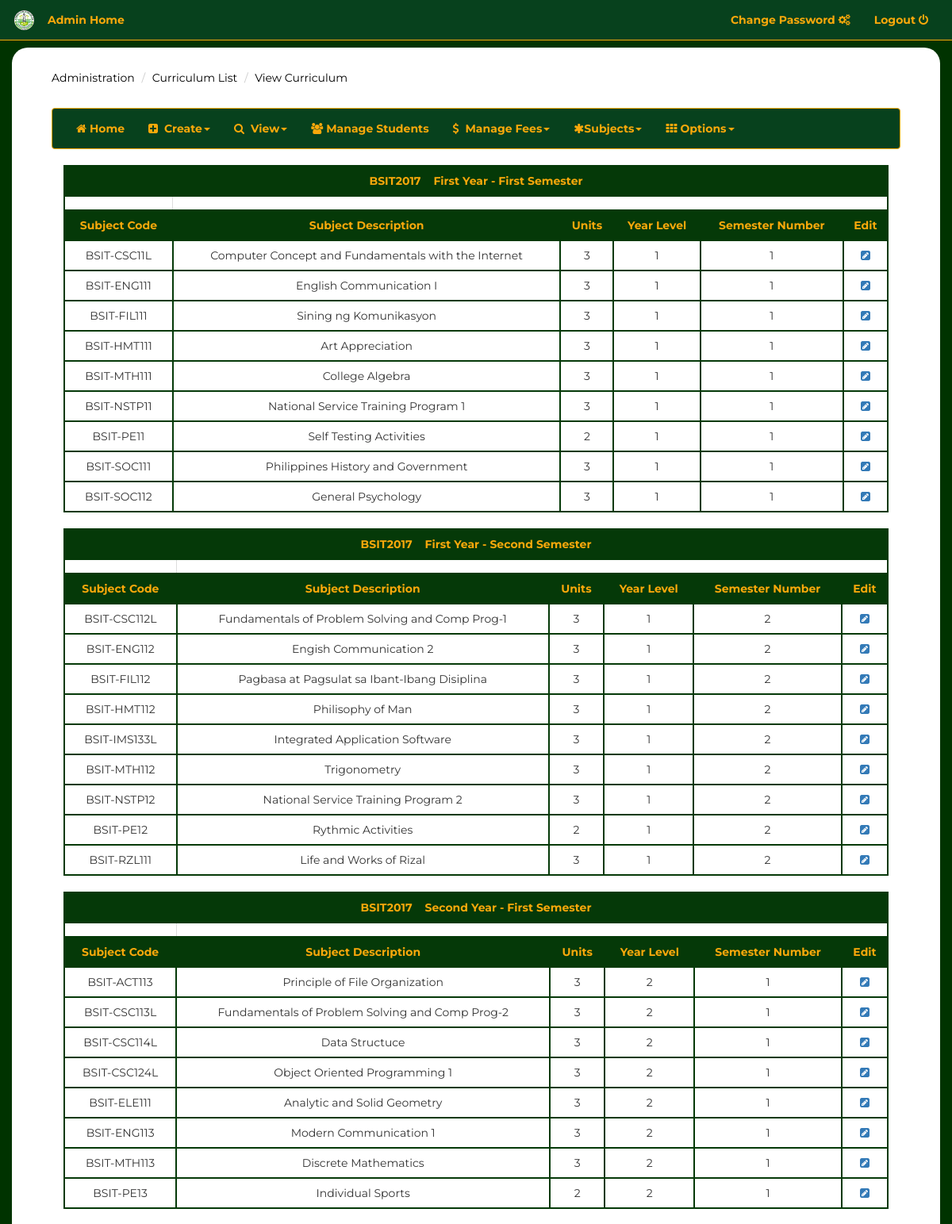
Page /admin/curriculum.php?view=BSIT2017 (signed in, upper part) on the committed database.
### tables this page shows
CREATE TABLE `tbl_subject` (
  `subject_code` varchar(20) NOT NULL,
  `subject_description` varchar(255) NOT NULL,
  `units` int(2) NOT NULL,
  `course_curriculum` varchar(10) NOT NULL,
  `year_level` int(2) NOT NULL,
  `semester_number` int(2) NOT NULL,
  PRIMARY KEY (`subject_code`),
  KEY `course_curriculum` (`course_curriculum`),
  CONSTRAINT `tbl_subject_ibfk_1` FOREIGN KEY (`course_curriculum`) REFERENCES `tbl_course_info` (`course_curriculum`)
);

### admin/curriculum.php (the view, shortened to what this page needs)
<?php
  require('includes/connection.php');
 if( isset($_GET['view']) ){
      $the_curriculum_id = $_GET['view'];
  } else {
    header('Location: ../admin/curriculum_list.php');
  }
  include('includes/header.php');
  include('../admin/navigation_admin2.php');
?>
       <div class="container" id="mainContainer">
            <div class="container-fluid">
                <div class="row">
                    <div class="col-md-12">
                      <ol class="breadcrumb">
                          <li><a href="../admin/Administration.php">Administration</a></li>
                          <li><a href="../admin/curriculum_list.php">Curriculum List</a></li>
                          <li><a href="../admin/view_curriculum.php">View Curriculum</a></li>
                      </ol>
                    </div>
                </div>
                    <div class="col-md-12">
                       <?php include('admin_nav2.php'); ?>
                        <div class="container-fluid">
                            <div class="row">
                               <div class="col-sm-12">
                                   <table class="table table-responsive table-bordered">
                                        <tr>
                                            <th class ="text-center" colspan="6">
                                            <?php echo $the_curriculum_id;?> &nbsp; &nbsp;First Year - First Semester
                                            </th>
                                          </tr>
                                           <tr><td> </td></tr>
                                        <tr>
                                          <th class="text-center">
                                            Subject Code
                                          </th>
                                          <th class="text-center">
                                            Subject Description
                                          </th>
                                          <th class="text-center">
                                            Units
                                          </th>
                                          <th class="text-center">
                                            Year Level
                                          </th>
                                          <th class="text-center">
                                            Semester Number
                                          </th>
                                          <th class="text-center">
                                            Edit
                                          </th>
                                        </tr>
                                        <?php
                                            $query = "SELECT tbl_subject.subject_code,
                                                      tbl_subject.subject_description ,
                                                      tbl_subject.year_level ,
                                                      tbl_subject.semester_number ,
                                                      tbl_subject.units
                                                      FROM tbl_subject ,
                                                      tbl_curriculum
                                                      WHERE tbl_curriculum.curriculum_id = '$the_curriculum_id'
                                                      AND tbl_subject.course_curriculum = '$the_curriculum_id'
                                                      AND tbl_subject.year_level = 1
                                                      AND tbl_subject.semester_number = 1";
                                            $result = mysqli_query($conn,$query);
                                            while( $row = mysqli_fetch_assoc($result)){
                                                    $subject_code = $row['subject_code'];
                                                    $subject_description = $row['subject_description'];
                                                    $yrLevel = $row['year_level'];
                                                    $semNumber = $row['semester_number'];
                                                    $subject_unit = $row['units'];
                                       ?>
                                        <tr>
                                          <td class="text-center">
                                          <?php echo $subject_code; ?>
                                          </td >
                                          <td class="text-center">
                                           <?php echo $subject_description; ?>
                                          </td>
                                          <td class="text-center">
                                          <?php echo $subject_unit; ?>
                                          </td >
                                          <td class="text-center">
                                          <?php echo $yrLevel; ?>
                                          </td >
                                          <td class="text-center">
                                            <?php echo $semNumber; ?>
                                          </td>
                                          <td class="text-center">
                                              <a href = "../admin/edit_curriculum.php?curriculum_id=<?php {echo $the_curriculum_id;}?>&edit=<?php {echo $subject_code; }?>" role="button"> <i class="fa fa-pencil-square"></i></a>
                                          </td>
                                        </tr>
                                        <?php } ?>
                                  </table>
                                  </div>
                               <div class="col-sm-12">
                                   <table class="table table-responsive table-bordered">
                                        <tr>
                                            <th class ="text-center" colspan="6">
                                            <?php echo $the_curriculum_id;?> &nbsp; &nbsp;First Year - Second Semester
                                            </th>
                                          </tr>
                                           <tr><td> </td></tr>
                                        <tr>
                                          <th class="text-center">
                                            Subject Code
                                          </th>
                                          <th class="text-center">
                                            Subject Description
                                          </th>
                                          <th class="text-center">
                                            Units
                                          </th>
                                          <th class="text-center">
                                            Year Level
                                          </th>
                                          <th class="text-center">
                                            Semester Number
                                          </th>
                                          <th class="text-center">
                                            Edit
                                          </th>
                                        </tr>
                                        <?php
                                            $query = "SELECT tbl_subject.subject_code,
                                                    tbl_subject.subject_description ,
                                                    tbl_subject.year_level ,
                                                    tbl_subject.semester_number ,
                                                    tbl_subject.units
                                                    FROM tbl_subject ,
                                                    tbl_curriculum
                                                    WHERE tbl_curriculum.curriculum_id = '$the_curriculum_id'
                                                    AND tbl_subject.course_curriculum = '$the_curriculum_id'
                                                    AND tbl_subject.year_level = 1
                                                    AND tbl_subject.semester_number = 2";
                                            $result = mysqli_query($conn,$query);
                                            while( $row = mysqli_fetch_assoc($result)){
                                                    $subject_code = $row['subject_code'];
                                                    $subject_description = $row['subject_description'];
                                                    $yrLevel = $row['year_level'];
                                                    $semNumber = $row['semester_number'];
                                                    $subject_unit = $row['units'];
                                       ?>
                                        <tr>
                                          <td class="text-center">
                                          <?php echo $subject_code; ?>
                                          </td >
                                          <td class="text-center">
                                           <?php echo $subject_description; ?>
                                          </td>
                                          <td class="text-center">
                                          <?php echo $subject_unit; ?>
                                          </td >
                                          <td class="text-center">
                                          <?php echo $yrLevel; ?>
                                          </td >
                                          <td class="text-center">
                                            <?php echo $semNumber; ?>
                                          </td>
                                          <td class="text-center">
                                              <a href = "../admin/edit_curriculum.php?curriculum_id=<?php {echo $the_curriculum_id;}?>&edit=<?php {echo $subject_code; }?>" role="button"> <i class="fa fa-pencil-square"></i></a>
                                          </td>
                                        </tr>
                                        <?php } ?>
                                  </table>
                                  </div>
                                   <div class="col-sm-12">
                                       <table class="table table-responsive table-bordered">
                                            <tr>
                                                <th class ="text-center" colspan="6">
                                                <?php echo $the_curriculum_id;?> &nbsp; &nbsp;Second Year - First Semester
                                                </th>
                                              </tr>
                                            <tr>
                                             <tr><td> </td></tr>
                                              <th class="text-center">
                                                Subject Code
                                              </th>
                                              <th class="text-center">
                                                Subject Description
                                              </th>
                                              <th class="text-center">
                                                Units
                                              </th>
                                              <th class="text-center">
                                                Year Level
                                              </th>
                                              <th class="text-center">
                                                Semester Number
                                              </th>
                                              <th class="text-center">
                                                Edit
                                              </th>
                                            </tr>
                                            <?php
                                                $query = "SELECT tbl_subject.subject_code,
                                                          tbl_subject.subject_description ,
                                                          tbl_subject.year_level ,
                                                          tbl_subject.semester_number ,
                                                          tbl_subject.units
                                                          FROM tbl_subject ,
                                                          tbl_curriculum
                                                           WHERE tbl_curriculum.curriculum_id = '$the_curriculum_id'
                                                           AND tbl_subject.course_curriculum = '$the_curriculum_id'
                                                           AND tbl_subject.year_level = 2
                                                           AND tbl_subject.semester_number = 1";
                                                $result = mysqli_query($conn,$query);
                                                while( $row = mysqli_fetch_assoc($result)){
                                                        $subject_code = $row['subject_code'];
                                                        $subject_description = $row['subject_description'];
                                                        $yrLevel = $row['year_level'];
                                                        $semNumber = $row['semester_number'];
                                                        $subject_unit = $row['units'];
                                           ?>
                                            <tr>
                                              <td class="text-center">
                                              <?php echo $subject_code; ?>
                                              </td >
                                              <td class="text-center">
                                               <?php echo $subject_description; ?>
                                              </td>
                                              <td class="text-center">
                                              <?php echo $subject_unit; ?>
                                              </td >
                                              <td class="text-center">
                                              <?php echo $yrLevel; ?>
                                              </td >
                                              <td class="text-center">
                                                <?php echo $semNumber; ?>
                                              </td>
                                              <td class="text-center">
                                                  <a href = "../admin/edit_curriculum.php?curriculum_id=<?php {echo $the_curriculum_id;}?>&edit=<?php {echo $subject_code; }?>" role="button"> <i class="fa fa-pencil-square"></i></a>
                                              </td>
                                            </tr>
                                            <?php } ?>
                                      </table>
                                  </div>
                                  </div>
                               </div>
                            </div>
                        </div>
                    </div>
 <?php include('includes/footer.php'); ?>

### rows in the picture
tbl_subject: subject_code "BSIT-CSC11L", subject_description "Computer Concept and Fundamentals with the Internet", units "3", year_level "1", semester_number "1"
tbl_subject: subject_code "BSIT-ENG111", subject_description "English Communication I", units "3", year_level "1", semester_number "1"
tbl_subject: subject_code "BSIT-FIL111", subject_description "Sining ng Komunikasyon", units "3", year_level "1", semester_number "1"
tbl_subject: subject_code "BSIT-HMT111", subject_description "Art Appreciation", units "3", year_level "1", semester_number "1"
tbl_subject: subject_code "BSIT-MTH111", subject_description "College Algebra", units "3", year_level "1", semester_number "1"
tbl_subject: subject_code "BSIT-NSTP11", subject_description "National Service Training Program 1", units "3", year_level "1", semester_number "1"
tbl_subject: subject_code "BSIT-PE11", subject_description "Self Testing Activities", units "2", year_level "1", semester_number "1"
tbl_subject: subject_code "BSIT-SOC111", subject_description "Philippines History and Government", units "3", year_level "1", semester_number "1"
tbl_subject: subject_code "BSIT-SOC112", subject_description "General Psychology", units "3", year_level "1", semester_number "1"
tbl_subject: subject_code "BSIT-CSC112L", subject_description "Fundamentals of Problem Solving and Comp Prog-1", units "3", year_level "1", semester_number "2"
tbl_subject: subject_code "BSIT-ENG112", subject_description "Engish Communication 2", units "3", year_level "1", semester_number "2"
tbl_subject: subject_code "BSIT-FIL112", subject_description "Pagbasa at Pagsulat sa Ibant-Ibang Disiplina", units "3", year_level "1", semester_number "2"
tbl_subject: subject_code "BSIT-HMT112", subject_description "Philisophy of Man", units "3", year_level "1", semester_number "2"
tbl_subject: subject_code "BSIT-IMS133L", subject_description "Integrated Application Software", units "3", year_level "1", semester_number "2"
tbl_subject: subject_code "BSIT-MTH112", subject_description "Trigonometry", units "3", year_level "1", semester_number "2"
tbl_subject: subject_code "BSIT-NSTP12", subject_description "National Service Training Program 2", units "3", year_level "1", semester_number "2"
tbl_subject: subject_code "BSIT-PE12", subject_description "Rythmic Activities", units "2", year_level "1", semester_number "2"
tbl_subject: subject_code "BSIT-RZL111", subject_description "Life and Works of Rizal", units "3", year_level "1", semester_number "2"
tbl_subject: subject_code "BSIT-ACT113", subject_description "Principle of File Organization", units "3", year_level "2", semester_number "1"
tbl_subject: subject_code "BSIT-CSC113L", subject_description "Fundamentals of Problem Solving and Comp Prog-2", units "3", year_level "2", semester_number "1"
tbl_subject: subject_code "BSIT-CSC114L", subject_description "Data Structuce", units "3", year_level "2", semester_number "1"
tbl_subject: subject_code "BSIT-CSC124L", subject_description "Object Oriented Programming 1", units "3", year_level "2", semester_number "1"
tbl_subject: subject_code "BSIT-ELE111", subject_description "Analytic and Solid Geometry", units "3", year_level "2", semester_number "1"
tbl_subject: subject_code "BSIT-ENG113", subject_description "Modern Communication 1", units "3", year_level "2", semester_number "1"
tbl_subject: subject_code "BSIT-MTH113", subject_description "Discrete Mathematics", units "3", year_level "2", semester_number "1"
tbl_subject: subject_code "BSIT-PE13", subject_description "Individual Sports", units "2", year_level "2", semester_number "1"

### other values in the picture
$the_curriculum_id "BSIT2017"
